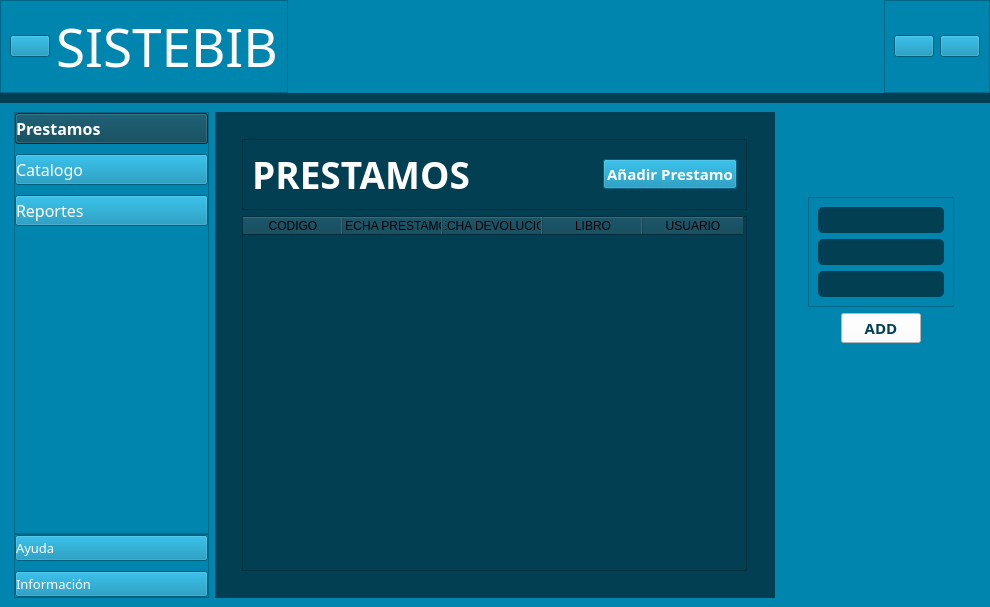
<?xml version="1.0" encoding="UTF-8"?>
<ui version="4.0">
 <class>MainWindow</class>
 <widget class="QMainWindow" name="MainWindow">
  <property name="geometry">
   <rect>
    <x>0</x>
    <y>0</y>
    <width>990</width>
    <height>597</height>
   </rect>
  </property>
  <property name="windowTitle">
   <string>MainWindow</string>
  </property>
  <property name="styleSheet">
   <string notr="true"/>
  </property>
  <widget class="QWidget" name="centralwidget">
   <property name="styleSheet">
    <string notr="true">background-color: rgb(2, 63, 82);
</string>
   </property>
   <layout class="QVBoxLayout" name="verticalLayout">
    <property name="spacing">
     <number>10</number>
    </property>
    <property name="leftMargin">
     <number>0</number>
    </property>
    <property name="topMargin">
     <number>0</number>
    </property>
    <property name="rightMargin">
     <number>0</number>
    </property>
    <property name="bottomMargin">
     <number>0</number>
    </property>
    <item alignment="Qt::AlignTop">
     <widget class="QWidget" name="header" native="true">
      <property name="styleSheet">
       <string notr="true">	background-color: rgb(0, 133, 175);</string>
      </property>
      <layout class="QHBoxLayout" name="horizontalLayout">
       <property name="spacing">
        <number>0</number>
       </property>
       <property name="leftMargin">
        <number>0</number>
       </property>
       <property name="topMargin">
        <number>0</number>
       </property>
       <property name="rightMargin">
        <number>0</number>
       </property>
       <property name="bottomMargin">
        <number>0</number>
       </property>
       <item alignment="Qt::AlignLeft">
        <widget class="QFrame" name="frameIzq">
         <property name="frameShape">
          <enum>QFrame::StyledPanel</enum>
         </property>
         <property name="frameShadow">
          <enum>QFrame::Raised</enum>
         </property>
         <layout class="QHBoxLayout" name="horizontalLayout_4">
          <item alignment="Qt::AlignLeft">
           <widget class="QPushButtonThemed" name="menubtn">
            <property name="cursor">
             <cursorShape>PointingHandCursor</cursorShape>
            </property>
            <property name="text">
             <string/>
            </property>
            <property name="icon">
             <iconset>
              <normaloff>../../Qss/icons/Icons/feather/align-justify.png</normaloff>../../Qss/icons/Icons/feather/align-justify.png</iconset>
            </property>
            <property name="iconSize">
             <size>
              <width>40</width>
              <height>40</height>
             </size>
            </property>
           </widget>
          </item>
          <item>
           <widget class="QLabelThemed" name="label">
            <property name="font">
             <font>
              <family>Century Gothic</family>
              <pointsize>40</pointsize>
              <bold>false</bold>
             </font>
            </property>
            <property name="styleSheet">
             <string notr="true">color: rgb(255, 255, 255);</string>
            </property>
            <property name="text">
             <string>SISTEBIB</string>
            </property>
           </widget>
          </item>
         </layout>
        </widget>
       </item>
       <item alignment="Qt::AlignRight">
        <widget class="QFrame" name="frameDer">
         <property name="frameShape">
          <enum>QFrame::StyledPanel</enum>
         </property>
         <property name="frameShadow">
          <enum>QFrame::Raised</enum>
         </property>
         <layout class="QHBoxLayout" name="horizontalLayout_3">
          <item>
           <widget class="QPushButtonThemed" name="Settings">
            <property name="cursor">
             <cursorShape>PointingHandCursor</cursorShape>
            </property>
            <property name="text">
             <string/>
            </property>
            <property name="icon">
             <iconset>
              <normaloff>../../Qss/icons/Icons/feather/settings.png</normaloff>../../Qss/icons/Icons/feather/settings.png</iconset>
            </property>
            <property name="iconSize">
             <size>
              <width>40</width>
              <height>40</height>
             </size>
            </property>
           </widget>
          </item>
          <item>
           <widget class="QPushButtonThemed" name="User">
            <property name="cursor">
             <cursorShape>PointingHandCursor</cursorShape>
            </property>
            <property name="text">
             <string/>
            </property>
            <property name="icon">
             <iconset>
              <normaloff>../../Qss/icons/Icons/feather/user.png</normaloff>../../Qss/icons/Icons/feather/user.png</iconset>
            </property>
            <property name="iconSize">
             <size>
              <width>40</width>
              <height>40</height>
             </size>
            </property>
           </widget>
          </item>
         </layout>
        </widget>
       </item>
      </layout>
     </widget>
    </item>
    <item>
     <widget class="QWidget" name="mainBody" native="true">
      <property name="sizePolicy">
       <sizepolicy hsizetype="Preferred" vsizetype="Expanding">
        <horstretch>0</horstretch>
        <verstretch>0</verstretch>
       </sizepolicy>
      </property>
      <property name="minimumSize">
       <size>
        <width>990</width>
        <height>504</height>
       </size>
      </property>
      <property name="styleSheet">
       <string notr="true">	background-color: rgb(0, 133, 175);</string>
      </property>
      <layout class="QHBoxLayout" name="horizontalLayout_2">
       <item>
        <widget class="QCustomSlideMenu" name="MenuIzq" native="true">
         <property name="minimumSize">
          <size>
           <width>200</width>
           <height>0</height>
          </size>
         </property>
         <property name="maximumSize">
          <size>
           <width>0</width>
           <height>16777215</height>
          </size>
         </property>
         <layout class="QVBoxLayout" name="verticalLayout_3">
          <property name="spacing">
           <number>0</number>
          </property>
          <property name="leftMargin">
           <number>5</number>
          </property>
          <property name="topMargin">
           <number>0</number>
          </property>
          <property name="rightMargin">
           <number>0</number>
          </property>
          <property name="bottomMargin">
           <number>9</number>
          </property>
          <item>
           <widget class="QWidget" name="widget" native="true">
            <property name="minimumSize">
             <size>
              <width>195</width>
              <height>486</height>
             </size>
            </property>
            <layout class="QVBoxLayout" name="verticalLayout_4">
             <property name="spacing">
              <number>0</number>
             </property>
             <property name="leftMargin">
              <number>0</number>
             </property>
             <property name="topMargin">
              <number>0</number>
             </property>
             <property name="rightMargin">
              <number>0</number>
             </property>
             <property name="bottomMargin">
              <number>0</number>
             </property>
             <item>
              <widget class="QFrame" name="frame">
               <property name="frameShape">
                <enum>QFrame::StyledPanel</enum>
               </property>
               <property name="frameShadow">
                <enum>QFrame::Raised</enum>
               </property>
               <layout class="QVBoxLayout" name="verticalLayout_5">
                <property name="spacing">
                 <number>10</number>
                </property>
                <property name="leftMargin">
                 <number>0</number>
                </property>
                <property name="topMargin">
                 <number>0</number>
                </property>
                <property name="rightMargin">
                 <number>0</number>
                </property>
                <property name="bottomMargin">
                 <number>0</number>
                </property>
                <item>
                 <widget class="QPushButtonThemed" name="Prestamos">
                  <property name="font">
                   <font>
                    <family>Century Gothic</family>
                    <pointsize>12</pointsize>
                    <bold>true</bold>
                   </font>
                  </property>
                  <property name="cursor">
                   <cursorShape>PointingHandCursor</cursorShape>
                  </property>
                  <property name="styleSheet">
                   <string notr="true">text-align: left;
background-color: rgb(2, 63, 82);
color: rgb(255, 255, 255);
border-left-color: rgb(255, 255, 255);</string>
                  </property>
                  <property name="text">
                   <string>Prestamos</string>
                  </property>
                  <property name="icon">
                   <iconset>
                    <normaloff>../../Qss/icons/Icons/font_awesome/solid/cart-flatbed.png</normaloff>../../Qss/icons/Icons/font_awesome/solid/cart-flatbed.png</iconset>
                  </property>
                  <property name="iconSize">
                   <size>
                    <width>40</width>
                    <height>40</height>
                   </size>
                  </property>
                 </widget>
                </item>
                <item>
                 <widget class="QPushButtonThemed" name="Catalogo">
                  <property name="font">
                   <font>
                    <family>Century Gothic</family>
                    <pointsize>12</pointsize>
                   </font>
                  </property>
                  <property name="cursor">
                   <cursorShape>PointingHandCursor</cursorShape>
                  </property>
                  <property name="styleSheet">
                   <string notr="true">text-align: left;
color: rgb(255, 255, 255);</string>
                  </property>
                  <property name="text">
                   <string>Catalogo</string>
                  </property>
                  <property name="icon">
                   <iconset>
                    <normaloff>../../Qss/icons/Icons/font_awesome/solid/book.png</normaloff>../../Qss/icons/Icons/font_awesome/solid/book.png</iconset>
                  </property>
                  <property name="iconSize">
                   <size>
                    <width>40</width>
                    <height>40</height>
                   </size>
                  </property>
                 </widget>
                </item>
                <item>
                 <widget class="QPushButtonThemed" name="Reportes">
                  <property name="font">
                   <font>
                    <family>Century Gothic</family>
                    <pointsize>12</pointsize>
                   </font>
                  </property>
                  <property name="cursor">
                   <cursorShape>PointingHandCursor</cursorShape>
                  </property>
                  <property name="styleSheet">
                   <string notr="true">text-align: left;
color: rgb(255, 255, 255);</string>
                  </property>
                  <property name="text">
                   <string>Reportes</string>
                  </property>
                  <property name="icon">
                   <iconset>
                    <normaloff>../../Qss/icons/Icons/font_awesome/solid/file-signature.png</normaloff>../../Qss/icons/Icons/font_awesome/solid/file-signature.png</iconset>
                  </property>
                  <property name="iconSize">
                   <size>
                    <width>40</width>
                    <height>40</height>
                   </size>
                  </property>
                 </widget>
                </item>
                <item>
                 <spacer name="verticalSpacer">
                  <property name="orientation">
                   <enum>Qt::Vertical</enum>
                  </property>
                  <property name="sizeHint" stdset="0">
                   <size>
                    <width>20</width>
                    <height>40</height>
                   </size>
                  </property>
                 </spacer>
                </item>
               </layout>
              </widget>
             </item>
             <item>
              <widget class="QFrame" name="frame_2">
               <property name="frameShape">
                <enum>QFrame::StyledPanel</enum>
               </property>
               <property name="frameShadow">
                <enum>QFrame::Raised</enum>
               </property>
               <layout class="QVBoxLayout" name="verticalLayout_6">
                <property name="spacing">
                 <number>10</number>
                </property>
                <property name="leftMargin">
                 <number>0</number>
                </property>
                <property name="topMargin">
                 <number>0</number>
                </property>
                <property name="rightMargin">
                 <number>0</number>
                </property>
                <property name="bottomMargin">
                 <number>0</number>
                </property>
                <item>
                 <widget class="QPushButtonThemed" name="Ayuda">
                  <property name="font">
                   <font>
                    <family>Century Gothic</family>
                    <pointsize>10</pointsize>
                   </font>
                  </property>
                  <property name="cursor">
                   <cursorShape>PointingHandCursor</cursorShape>
                  </property>
                  <property name="styleSheet">
                   <string notr="true">text-align: left;
color: rgb(255, 255, 255);</string>
                  </property>
                  <property name="text">
                   <string>Ayuda</string>
                  </property>
                  <property name="icon">
                   <iconset>
                    <normaloff>../../Qss/icons/Icons/material_design/help.png</normaloff>../../Qss/icons/Icons/material_design/help.png</iconset>
                  </property>
                  <property name="iconSize">
                   <size>
                    <width>30</width>
                    <height>30</height>
                   </size>
                  </property>
                 </widget>
                </item>
                <item>
                 <widget class="QPushButtonThemed" name="Informacion">
                  <property name="font">
                   <font>
                    <family>Century Gothic</family>
                    <pointsize>10</pointsize>
                   </font>
                  </property>
                  <property name="cursor">
                   <cursorShape>PointingHandCursor</cursorShape>
                  </property>
                  <property name="styleSheet">
                   <string notr="true">text-align: left;
color: rgb(255, 255, 255);</string>
                  </property>
                  <property name="text">
                   <string>Información</string>
                  </property>
                  <property name="icon">
                   <iconset>
                    <normaloff>../../Qss/icons/Icons/material_design/info.png</normaloff>../../Qss/icons/Icons/material_design/info.png</iconset>
                  </property>
                  <property name="iconSize">
                   <size>
                    <width>30</width>
                    <height>30</height>
                   </size>
                  </property>
                 </widget>
                </item>
               </layout>
              </widget>
             </item>
            </layout>
           </widget>
          </item>
         </layout>
        </widget>
       </item>
       <item>
        <widget class="QWidget" name="Body" native="true">
         <property name="styleSheet">
          <string notr="true">background-color: rgb(2, 63, 82);</string>
         </property>
         <layout class="QVBoxLayout" name="verticalLayout_2">
          <property name="rightMargin">
           <number>10</number>
          </property>
          <item>
           <widget class="QCustomStackedWidget" name="mainPages">
            <widget class="QWidget" name="prestamosP">
             <layout class="QVBoxLayout" name="verticalLayout_10">
              <item>
               <widget class="QWidget" name="widget_3" native="true">
                <layout class="QVBoxLayout" name="verticalLayout_11">
                 <item>
                  <widget class="QFrame" name="frame_4">
                   <property name="frameShape">
                    <enum>QFrame::StyledPanel</enum>
                   </property>
                   <property name="frameShadow">
                    <enum>QFrame::Raised</enum>
                   </property>
                   <layout class="QHBoxLayout" name="horizontalLayout_5">
                    <item alignment="Qt::AlignLeft">
                     <widget class="QLabel" name="label_3">
                      <property name="font">
                       <font>
                        <family>Century Gothic</family>
                        <pointsize>28</pointsize>
                        <bold>true</bold>
                       </font>
                      </property>
                      <property name="styleSheet">
                       <string notr="true">color: rgb(255, 255, 255);</string>
                      </property>
                      <property name="text">
                       <string>PRESTAMOS</string>
                      </property>
                      <property name="alignment">
                       <set>Qt::AlignCenter</set>
                      </property>
                     </widget>
                    </item>
                    <item alignment="Qt::AlignRight">
                     <widget class="QPushButton" name="showForm">
                      <property name="font">
                       <font>
                        <family>Century Gothic</family>
                        <pointsize>11</pointsize>
                        <bold>true</bold>
                       </font>
                      </property>
                      <property name="cursor">
                       <cursorShape>PointingHandCursor</cursorShape>
                      </property>
                      <property name="styleSheet">
                       <string notr="true">color: rgb(255, 255, 255);
background-color: rgb(0, 133, 175);</string>
                      </property>
                      <property name="text">
                       <string>Añadir Prestamo</string>
                      </property>
                      <property name="icon">
                       <iconset>
                        <normaloff>../../../../Qss/icons/Icons/feather/log-in.png</normaloff>../../../../Qss/icons/Icons/feather/log-in.png</iconset>
                      </property>
                      <property name="iconSize">
                       <size>
                        <width>24</width>
                        <height>24</height>
                       </size>
                      </property>
                     </widget>
                    </item>
                   </layout>
                  </widget>
                 </item>
                 <item>
                  <widget class="QTableWidget" name="tableWidget">
                   <column>
                    <property name="text">
                     <string>CODIGO</string>
                    </property>
                   </column>
                   <column>
                    <property name="text">
                     <string>FECHA PRESTAMO</string>
                    </property>
                   </column>
                   <column>
                    <property name="text">
                     <string>FECHA DEVOLUCION</string>
                    </property>
                   </column>
                   <column>
                    <property name="text">
                     <string>LIBRO</string>
                    </property>
                   </column>
                   <column>
                    <property name="text">
                     <string>USUARIO</string>
                    </property>
                   </column>
                  </widget>
                 </item>
                </layout>
               </widget>
              </item>
             </layout>
            </widget>
            <widget class="QWidget" name="catalogoP">
             <widget class="QLabel" name="label_5">
              <property name="geometry">
               <rect>
                <x>280</x>
                <y>50</y>
                <width>231</width>
                <height>71</height>
               </rect>
              </property>
              <property name="font">
               <font>
                <family>Century Gothic</family>
                <pointsize>28</pointsize>
                <bold>true</bold>
               </font>
              </property>
              <property name="styleSheet">
               <string notr="true">color: rgb(255, 255, 255);</string>
              </property>
              <property name="text">
               <string>CATALOGO</string>
              </property>
              <property name="alignment">
               <set>Qt::AlignCenter</set>
              </property>
             </widget>
            </widget>
            <widget class="QWidget" name="reportesP">
             <widget class="QLabel" name="label_2">
              <property name="geometry">
               <rect>
                <x>300</x>
                <y>40</y>
                <width>231</width>
                <height>71</height>
               </rect>
              </property>
              <property name="font">
               <font>
                <family>Century Gothic</family>
                <pointsize>28</pointsize>
                <bold>true</bold>
               </font>
              </property>
              <property name="styleSheet">
               <string notr="true">color: rgb(255, 255, 255);</string>
              </property>
              <property name="text">
               <string>REPORTES</string>
              </property>
              <property name="alignment">
               <set>Qt::AlignCenter</set>
              </property>
             </widget>
            </widget>
            <widget class="QWidget" name="ayudaP">
             <widget class="QLabel" name="label_6">
              <property name="geometry">
               <rect>
                <x>280</x>
                <y>50</y>
                <width>231</width>
                <height>71</height>
               </rect>
              </property>
              <property name="font">
               <font>
                <family>Century Gothic</family>
                <pointsize>28</pointsize>
                <bold>true</bold>
               </font>
              </property>
              <property name="styleSheet">
               <string notr="true">color: rgb(255, 255, 255);</string>
              </property>
              <property name="text">
               <string>AYUDA</string>
              </property>
              <property name="alignment">
               <set>Qt::AlignCenter</set>
              </property>
             </widget>
            </widget>
            <widget class="QWidget" name="infoP">
             <widget class="QLabel" name="label_4">
              <property name="geometry">
               <rect>
                <x>220</x>
                <y>40</y>
                <width>391</width>
                <height>71</height>
               </rect>
              </property>
              <property name="font">
               <font>
                <family>Century Gothic</family>
                <pointsize>28</pointsize>
                <bold>true</bold>
               </font>
              </property>
              <property name="styleSheet">
               <string notr="true">color: rgb(255, 255, 255);</string>
              </property>
              <property name="text">
               <string>INFORMACIÓN</string>
              </property>
              <property name="alignment">
               <set>Qt::AlignCenter</set>
              </property>
             </widget>
            </widget>
           </widget>
          </item>
         </layout>
        </widget>
       </item>
       <item>
        <widget class="QCustomSlideMenu" name="MenuDer" native="true">
         <property name="minimumSize">
          <size>
           <width>200</width>
           <height>0</height>
          </size>
         </property>
         <layout class="QVBoxLayout" name="verticalLayout_7">
          <property name="spacing">
           <number>0</number>
          </property>
          <property name="leftMargin">
           <number>0</number>
          </property>
          <property name="topMargin">
           <number>0</number>
          </property>
          <property name="rightMargin">
           <number>0</number>
          </property>
          <property name="bottomMargin">
           <number>0</number>
          </property>
          <item alignment="Qt::AlignHCenter|Qt::AlignTop">
           <widget class="QWidget" name="widget_2" native="true">
            <layout class="QVBoxLayout" name="verticalLayout_8">
             <item alignment="Qt::AlignHCenter">
              <widget class="QLabel" name="title">
               <property name="minimumSize">
                <size>
                 <width>70</width>
                 <height>70</height>
                </size>
               </property>
               <property name="maximumSize">
                <size>
                 <width>90</width>
                 <height>90</height>
                </size>
               </property>
               <property name="text">
                <string/>
               </property>
               <property name="pixmap">
                <pixmap>../../../../Qss/icons/Icons/feather/file-plus.png</pixmap>
               </property>
              </widget>
             </item>
             <item>
              <widget class="QFrame" name="frame_3">
               <property name="frameShape">
                <enum>QFrame::StyledPanel</enum>
               </property>
               <property name="frameShadow">
                <enum>QFrame::Raised</enum>
               </property>
               <layout class="QVBoxLayout" name="verticalLayout_9">
                <item>
                 <widget class="QLineEdit" name="lineEdit">
                  <property name="styleSheet">
                   <string notr="true">background-color: rgb(2, 63, 82);
padding: 5px 10px;
border-radius: 5px;</string>
                  </property>
                 </widget>
                </item>
                <item>
                 <widget class="QLineEdit" name="lineEdit_2">
                  <property name="styleSheet">
                   <string notr="true">background-color: rgb(2, 63, 82);
padding: 5px 10px;
border-radius: 5px;
</string>
                  </property>
                 </widget>
                </item>
                <item>
                 <widget class="QLineEdit" name="lineEdit_3">
                  <property name="styleSheet">
                   <string notr="true">background-color: rgb(2, 63, 82);
padding: 5px 10px;
border-radius: 5px;</string>
                  </property>
                 </widget>
                </item>
               </layout>
              </widget>
             </item>
             <item alignment="Qt::AlignHCenter">
              <widget class="QPushButton" name="Add">
               <property name="font">
                <font>
                 <family>Century Gothic</family>
                 <pointsize>11</pointsize>
                 <bold>true</bold>
                </font>
               </property>
               <property name="cursor">
                <cursorShape>PointingHandCursor</cursorShape>
               </property>
               <property name="styleSheet">
                <string notr="true">background-color: rgb(255, 255, 255);
color: rgb(2, 63, 82);
</string>
               </property>
               <property name="text">
                <string>ADD</string>
               </property>
               <property name="icon">
                <iconset>
                 <normaloff>../../../../Qss/icons/Icons/feather/check-square.png</normaloff>../../../../Qss/icons/Icons/feather/check-square.png</iconset>
               </property>
               <property name="iconSize">
                <size>
                 <width>25</width>
                 <height>25</height>
                </size>
               </property>
              </widget>
             </item>
            </layout>
           </widget>
          </item>
         </layout>
        </widget>
       </item>
      </layout>
     </widget>
    </item>
   </layout>
  </widget>
 </widget>
 <customwidgets>
  <customwidget>
   <class>QCustomSlideMenu</class>
   <extends>QWidget</extends>
   <header location="global">Custom_Widgets.Widgets.h</header>
   <container>1</container>
  </customwidget>
  <customwidget>
   <class>QPushButtonThemed</class>
   <extends>QPushButton</extends>
   <header>Custom_Widgets.Theme.h</header>
   <container>1</container>
  </customwidget>
  <customwidget>
   <class>QLabelThemed</class>
   <extends>QLabel</extends>
   <header>Custom_Widgets.Theme.h</header>
   <container>1</container>
  </customwidget>
  <customwidget>
   <class>QCustomStackedWidget</class>
   <extends>QStackedWidget</extends>
   <header location="global">Custom_Widgets.Widgets.h</header>
   <container>1</container>
  </customwidget>
 </customwidgets>
 <resources/>
 <connections/>
</ui>
